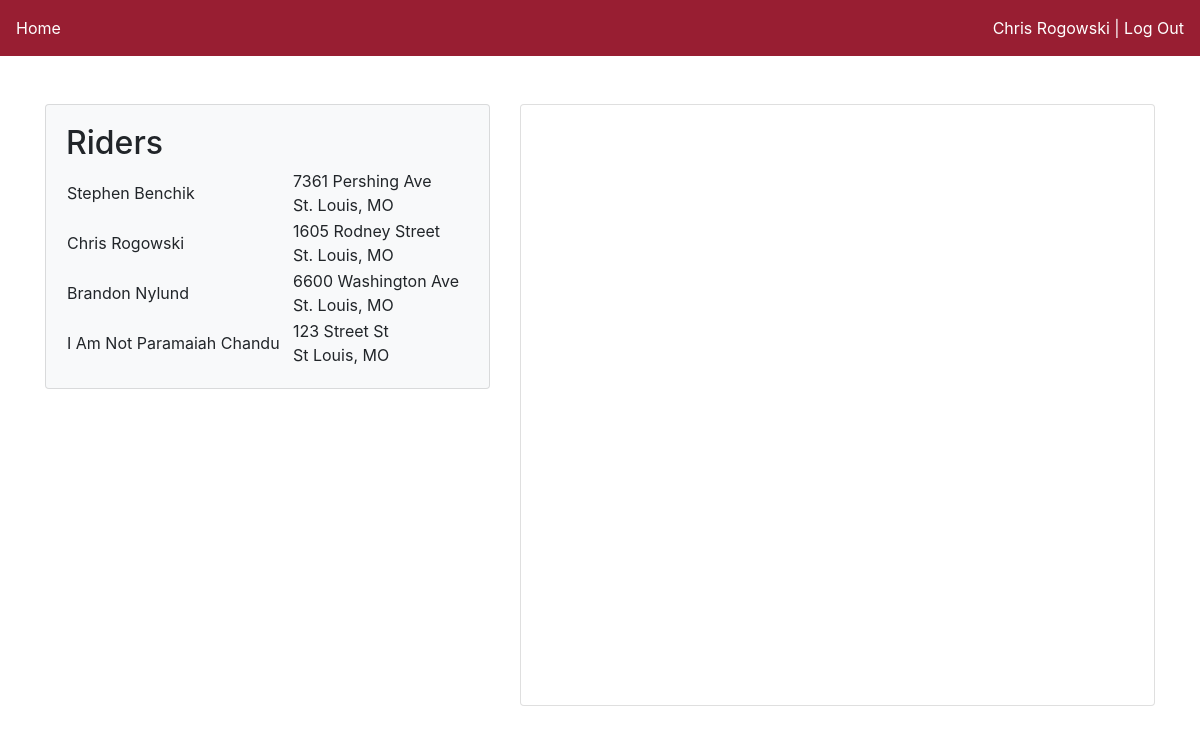
The page /map (signed in) on the database as committed earlier.
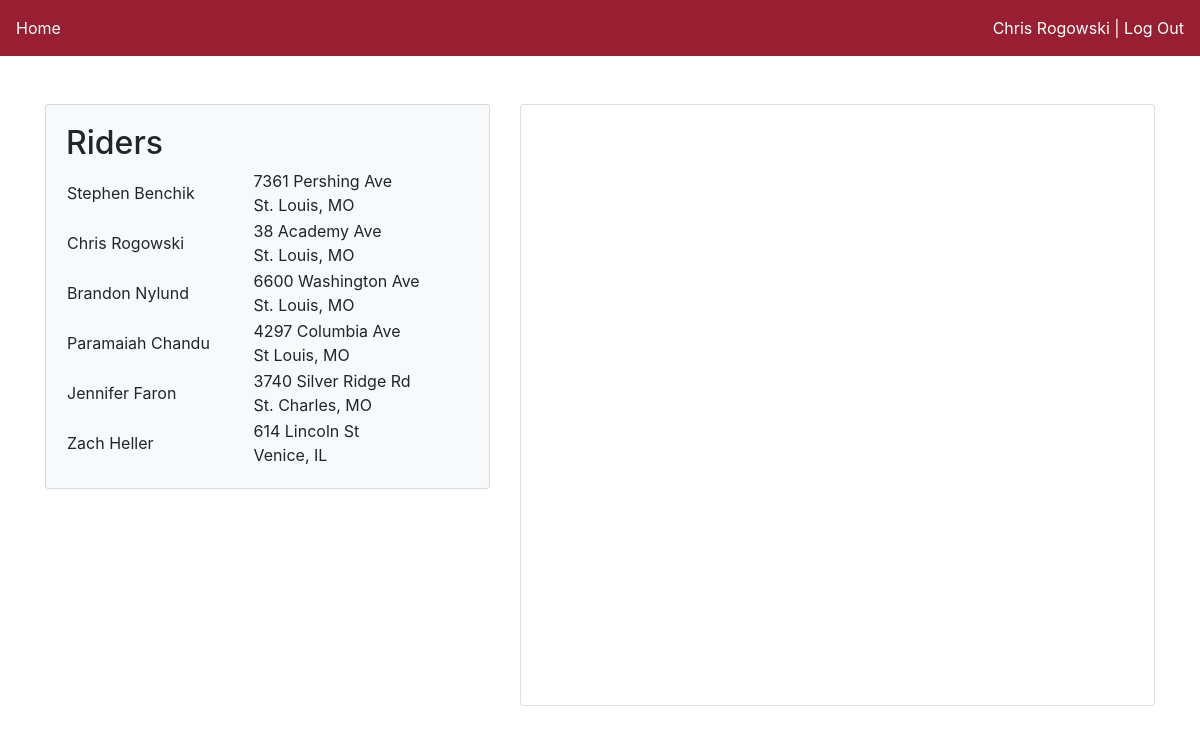
The same page on the database as committed later.
### app/models.py (models this page shows, shortened)
class User(UserMixin, db.Model):
    first_name = db.Column(db.String(120), nullable=False)
    last_name = db.Column(db.String(120), nullable=False, index=True)
    gender = db.Column(db.String(20), nullable=False, index=True)
    email = db.Column(db.String(120), unique=True, primary_key=True)
    contact_number = db.Column(db.String(10))
    password_hash = db.Column(db.String(128))
    home_address = db.Column(db.String(120), index=True)
    home_city = db.Column(db.String(120), index=True)
    home_state = db.Column(db.String(2), index=True)
    work_address = db.Column(db.String(120), index=True)
    work_city = db.Column(db.String(120), index=True)
    work_state = db.Column(db.String(2), index=True)
    gender_preferred = db.Column(db.String(20), index=True)
    signup_status = db.Column(db.String(20), index=True)
    car = db.relationship('Car', uselist=False, backref='owner')
    status = db.relationship('Daily_status', uselist=False, backref='employee')

### app/routes.py (the view)
@app.route('/')
@app.route('/index')
@app.route('/map')
@login_required
def map():
    return render_template('mapView.html', users=User.query.all())

### app/models.py (called while the page is built)
@login.user_loader
def load_user(id):
    return User.query.get(id)

### app/templates/mapView.html (shortened to what this page needs)
<!DOCTYPE html>
<html>
<head>
	<link rel="stylesheet" type="text/css" href="css/mapStyles.css">
	<link rel="stylesheet" type="text/css" href="bootstrap/css/bootstrap.min.css">
</head>
<body>
	<nav class="navbar">
		<a href="#" class="navbar-text">Home</a>
		<span class="navbar-text">
			<a href="{{ url_for('edit_settings')}}">{{ current_user.first_name}} {{current_user.last_name}}</a> |
			<a href="{{ url_for('logout') }}"> Log Out</a>
		</span>
	</nav>
	<div class="container">
		<div class="row">
			<div class="col-5">
				<div class="card card-body bg-light">
						<h2>Riders</h2>
					<table class="table-borderless table-hover">
						<tbody>
							{% for user in users %}
							<TR>
								<td>
									{{ user.first_name}} {{ user.last_name }}
								</td>
								<td>
									{{user.home_address}}<br>{{user.home_city}}, {{user.home_state}}
								</td>
							</TR>
							{% endfor %}
						</tbody>
					</table>
				</div>
			</div>
			<div class="col">
				<div class="card card-light">
					<div id="googleMap"></div>
				</div>
			</div>
		</div>
	</div>
</body>
</html>

### app/static/css/mapStyles.css (style rules this page uses)
html, body { height: 100%; margin: 0; background: url('../img/traffic.png'); background-attachment: fixed; }
.navbar { padding: .625rem; margin-bottom: 3rem; background-color: #981E32; }
.navbar .navbar-text { color: white; }
.navbar .navbar-text a { color:white !important; }
#googleMap { width: 100%; height: 37.5rem; float: right; }

Rows that differ between the two databases and show on the page:
changed User "Chris": home_address "1605 Rodney Street" → "38 Academy Ave"
changed User "Chandu": first_name "I Am Not Paramaiah" → "Paramaiah"; home_address "123 Street St" → "4297 Columbia Ave"
added User: first_name "Jennifer", last_name "Faron", home_address "3740 Silver Ridge Rd", home_city "St. Charles", home_state "MO"
added User: first_name "Zach", last_name "Heller", home_address "614 Lincoln St", home_city "Venice", home_state "IL"
